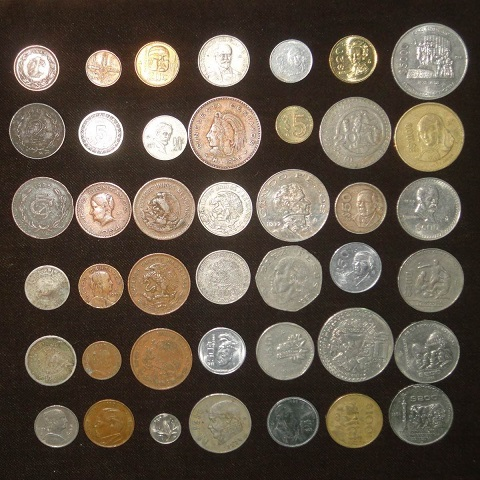
#> input picture Visión Computacional y Deep Learning/Tarea 3/monedas.png, 480 x 480 px
$ python Tarea3.py
#> lines starting #> are read from the running program, lines starting #| are printed output that depends on the picture; after the words box and inside, x2 and y2 are one past the last pixel; in counts of white or black regions, pixels touching at a corner belong together
import numpy as np
import cv2
from matplotlib import pyplot as plt

ImagenContornos= None

def LeerImagen(l):
    Imagen = cv2.imread(l)
    return Imagen, Imagen.copy()

def PreprocessImage(i):
    return cv2.GaussianBlur(cv2.equalizeHist(cv2.cvtColor(i, cv2.COLOR_BGR2GRAY)), (5,5),0)

def DetectarContornos(i, min, max):
    ImagenBordes = cv2.Canny(i, min, max)
    contornos,_ = cv2.findContours(ImagenBordes.copy(), cv2.RETR_EXTERNAL, cv2.CHAIN_APPROX_SIMPLE)
    return ImagenBordes, contornos

def DibujarContornos(c):
    global ImagenContornos
    i = 0
    for cn in c:
        cv2.drawContours(ImagenContornos, cn, -1, (57,255,20),2)
        x,y,w,h = cv2.boundingRect(cn)
        cv2.putText(ImagenContornos, str(i+1), (x, y-5), cv2.FONT_HERSHEY_SIMPLEX, 0.6, (57, 255, 20), lineType=cv2.LINE_AA)
        i=i+1
    return i

def Plotear(t,im,s, n):
    for i in range(n):
        plt.subplot(2, 2, i+1)
        plt.title(t[i])
        if(s[i]):
            plt.imshow(im[i], cmap='gray',vmin=0,vmax=255)
        else:
            plt.imshow(cv2.cvtColor(im[i], cv2.COLOR_BGR2RGB))
        plt.xticks([])
        plt.yticks([])
    plt.show()

def ContarMonedas(location):
    global ImagenContornos
    Imagen, ImagenContornos = LeerImagen(location)
    ImagenGauss = PreprocessImage(Imagen)
    ImagenBordes,contornos= DetectarContornos(ImagenGauss, 50, 300)
    i = DibujarContornos(contornos)
    Titulos = ['Original', 'Gaussiana', 'Bordes de la imagen', 'Imagen Final: ' + str(i) + ' monedas']
    Imagenes = [Imagen, ImagenGauss, ImagenBordes, ImagenContornos]
    Types = [0, 1, 0, 0]
    Plotear(Titulos, Imagenes, Types, 4)


def main():
    ContarMonedas('monedas.png')
#> in LeerImagen, Imagen is the input picture: shape (480, 480, 3); mean B, G, R 74.7, 88.1, 99.6
#> in PreprocessImage, `return cv2.GaussianBlur(cv2.equalizeHist(cv2.cvtColor(i, cv2.COLOR_BGR..`:
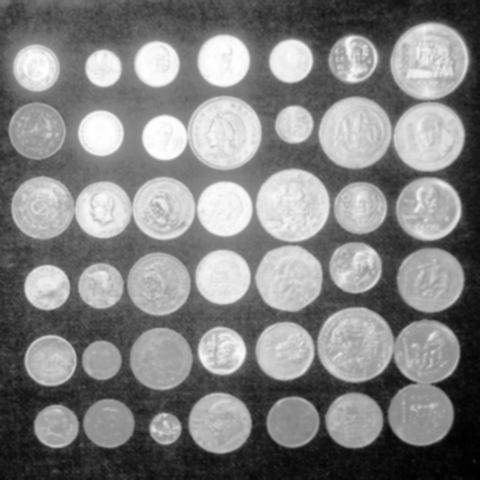
#> returned value: shape (480, 480); min 0, max 255, mean 128.8
#> in DetectarContornos, `ImagenBordes = cv2.Canny(i, min, max)`:
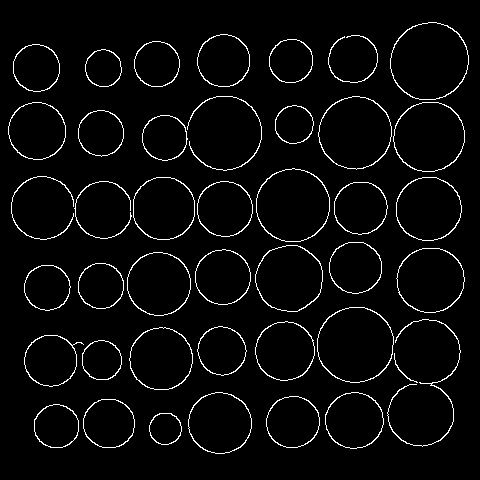
#> ImagenBordes: shape (480, 480); 3.7% white in thin lines or dots, all inside (x1, y1, x2, y2) = (8, 22, 469, 454)
#> in DetectarContornos, `contornos,_ = cv2.findContours(ImagenBordes.copy(), cv2.RETR_EXTERNAL,..`: contornos = 42 contours, 1 with area under 20; largest, box (x1, y1, x2, y2) and area: (390, 22, 469, 100) 4742, (317, 307, 394, 383) 4536, (256, 168, 330, 242) 4226, (318, 96, 392, 170) 4128, (393, 102, 465, 172) 3896
#> the loop in DibujarContornos, `for cn in c:` made 42 passes
#> (x, y, w, h) on passes 1 to 12: (149, 413, 33, 32), (34, 404, 45, 44), (83, 399, 52, 49), (266, 396, 54, 52), (325, 392, 59, 57), (188, 392, 64, 62), (394, 353, 24, 30), (82, 340, 40, 40), (24, 335, 60, 52), (129, 327, 64, 63), (197, 326, 50, 50), (255, 321, 60, 60)
#> after the loop in DibujarContornos, `for cn in c:`:
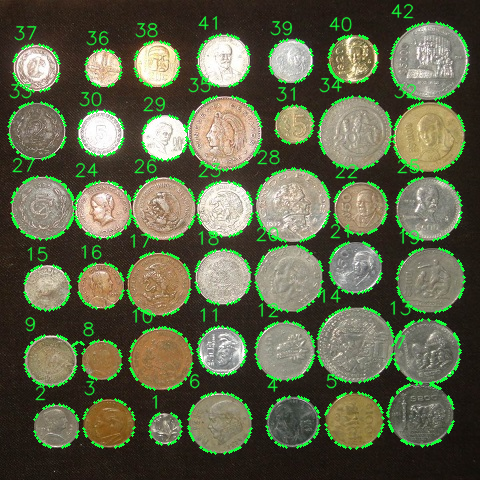
#> ImagenContornos: shape (480, 480, 3); 7.9% of pixels changed, all inside (x1, y1, x2, y2) = (7, 3, 470, 455)
#> after the loop in DibujarContornos, `for cn in c:`: i = 42
#> in ContarMonedas, `Titulos = ['Original', 'Gaussiana', 'Bordes de la imagen', 'Imagen Fin..`: Titulos = ['Original', 'Gaussiana', 'Bordes de la imagen', 'Imagen Final: 42 monedas']
#> in Plotear, `plt.show()`:
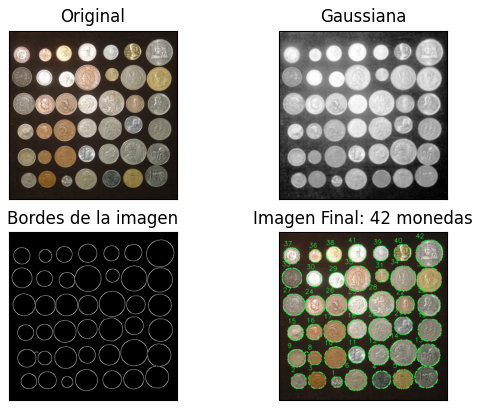
#> figure drawn by matplotlib, 4 panels
if __name__ == '__main__':
    main()
